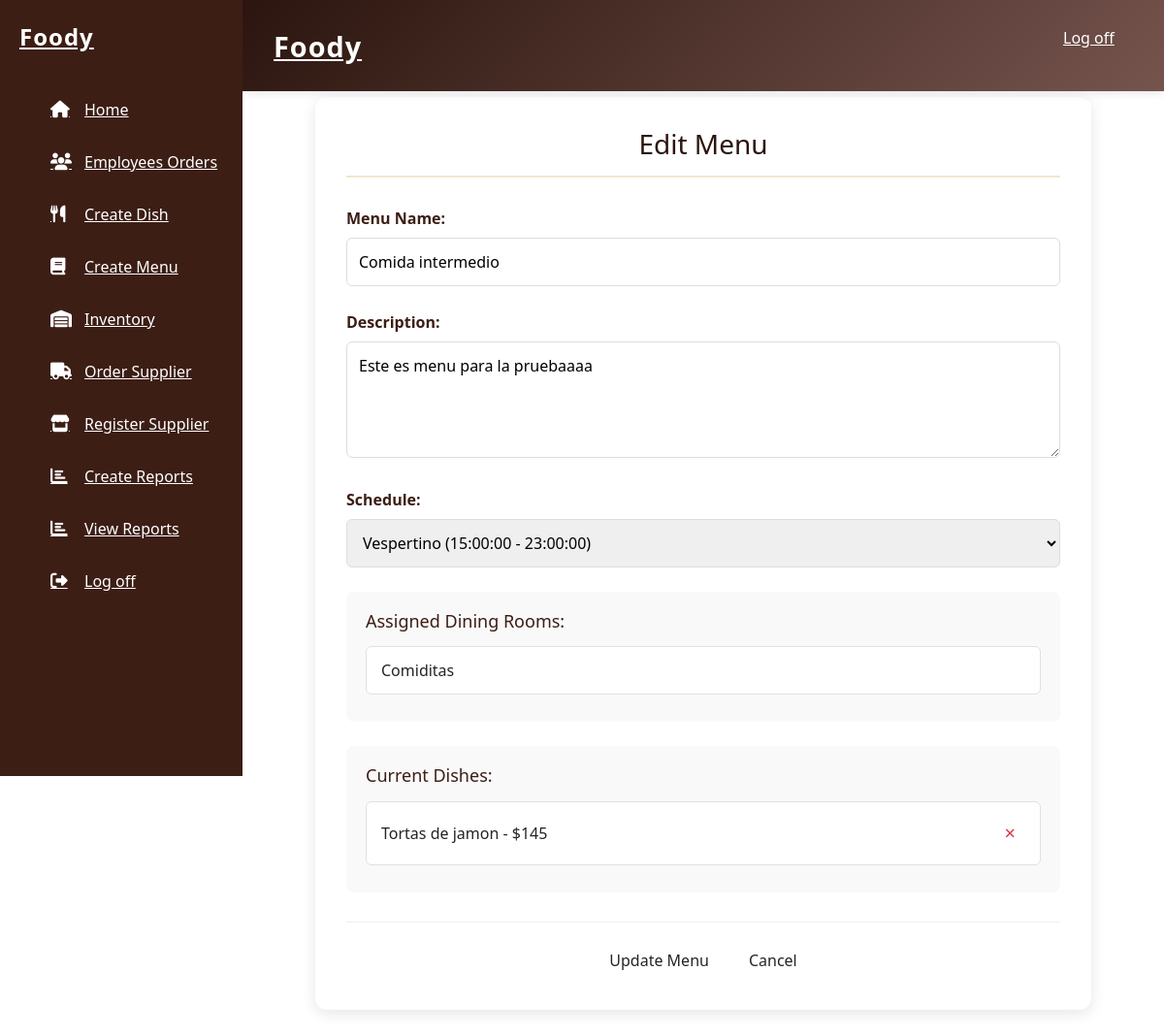
Page /DiningRoomManager/editMenu.php?code=M002 on the committed database.
### tables this page shows
CREATE TABLE `menu` (
  `code` varchar(5) NOT NULL,
  `name` varchar(30) NOT NULL,
  `description` varchar(60) NOT NULL,
  `menu_type` int NOT NULL,
  PRIMARY KEY (`code`),
  KEY `menu_type` (`menu_type`),
  CONSTRAINT `menu_type` FOREIGN KEY (`menu_type`) REFERENCES `menu_type` (`num`)
);

CREATE TABLE `menu_type` (
  `num` int NOT NULL AUTO_INCREMENT,
  `description` varchar(10) NOT NULL,
  `start_time` time NOT NULL,
  `end_time` time NOT NULL,
  PRIMARY KEY (`num`)
);

CREATE TABLE `diningRoom` (
  `num` int NOT NULL AUTO_INCREMENT,
  `name` varchar(30) NOT NULL,
  `ubication` varchar(30) NOT NULL,
  `factory` varchar(8) NOT NULL,
  PRIMARY KEY (`num`),
  KEY `factory` (`factory`),
  CONSTRAINT `diningRoom_ibfk_1` FOREIGN KEY (`factory`) REFERENCES `factory` (`code`)
);

CREATE TABLE `dish` (
  `code` varchar(5) NOT NULL,
  `name` varchar(50) NOT NULL,
  `description` varchar(150) DEFAULT NULL,
  `price` float NOT NULL,
  `discountPercentage` float NOT NULL,
  `category` varchar(5) NOT NULL,
  `menu` varchar(5) DEFAULT NULL,
  PRIMARY KEY (`code`),
  KEY `category` (`category`),
  KEY `menu` (`menu`),
  CONSTRAINT `dish_ibfk_1` FOREIGN KEY (`category`) REFERENCES `category` (`code`),
  CONSTRAINT `dish_ibfk_2` FOREIGN KEY (`menu`) REFERENCES `menu` (`code`)
);

### DiningRoomManager/editMenu.php (the view, shortened to what this page needs)
<?php
global $conn;
$menuCode = isset($_GET['code']) ? trim($_GET['code']) : '';
$menuQuery = "SELECT m.*, mt.description as type_description, mt.start_time, mt.end_time
              FROM menu m
              JOIN menu_type mt ON m.menu_type = mt.num
              WHERE m.code = ?";
$stmt = $conn->prepare($menuQuery);
$stmt->bind_param("s", $menuCode);
$stmt->execute();
$menuResult = $stmt->get_result();
$menuData = $menuResult->fetch_assoc();
$menuTypesQuery = "SELECT * FROM menu_type ORDER BY start_time";
$menuTypes = $conn->query($menuTypesQuery);
$diningRoomsQuery = "SELECT dr.*
                     FROM diningRoom dr
                     JOIN dining_menu dm ON dr.num = dm.diningRoom
                     WHERE dm.menu = ?";
$stmt = $conn->prepare($diningRoomsQuery);
$stmt->bind_param("s", $menuCode);
$stmt->execute();
$currentDiningRooms = $stmt->get_result();
$dishesQuery = "SELECT * FROM dish WHERE menu = ? ORDER BY name";
$stmt = $conn->prepare($dishesQuery);
$stmt->bind_param("s", $menuCode);
$stmt->execute();
$currentDishes = $stmt->get_result();
?>
<!DOCTYPE html>
<html lang="en">
<head>
    <link rel="stylesheet" href="/css/DiningRoMCSS/editMenu.css">
    <link rel="stylesheet" href="../css/static/css/bootstrap.min.css">
</head>
<body>
<header>
        <div class="menu">
            <a href="homeDiningRoom.php" class="logo">Foody</a>
            <nav class="navbar">
                <ul>
                    <li><a href="../index.php">Log off</a></li>
                </ul>
            </nav>
        </div>
    </header>
    <aside class="sidebar">
        <a href="homeDiningRoom.php" class="logo">Foody</a>
        <nav class="sidebar-nav">
            <ul>
            <li><a href="homeDiningRoom.php"><i class="fas fa-home"></i>Home</a></li>
            <li><a href="viewOrderEmplo.php"><i class="fas fa-users"></i>Employees Orders</a></li>
                <li><a href="createDish.php"><i class="fas fa-utensils"></i>Create Dish</a></li>
                <li><a href="createmenu.php"><i class="fas fa-book"></i>Create Menu</a></li>
                <li><a href="inventoryIngredients.php"><i class="fas fa-warehouse"></i>Inventory</a></li>
                <li><a href="orderSupplier.php"><i class="fas fa-truck"></i>Order Supplier</a></li>
                <li><a href="createSupplier.php"><i class="fas fa-store"></i>Register Supplier</a></li>
                <li><a href="createReport.php"><i class="fas fa-chart-bar"></i>Create Reports</a></li>
                <li><a href="reports.php"><i class="fas fa-chart-bar"></i>View Reports</a></li>
                <li><a href="../index.php"><i class="fas fa-sign-out-alt"></i>Log off</a></li>
            </ul>
        </nav>
    </aside>
    <div class="edit-menu-container">
        <h2>Edit Menu</h2>
        <form method="POST">
            <div class="form-group">
                <label for="menu_name">Menu Name:</label>
                <input type="text" id="menu_name" name="menu_name" required maxlength="30"
                       value="<?php echo htmlspecialchars($menuData['name']); ?>">
            </div>
            <div class="form-group">
                <label for="description">Description:</label>
                <textarea id="description" name="description" required maxlength="60"><?php echo htmlspecialchars($menuData['description']); ?></textarea>
            </div>
            <div class="form-group">
                <label for="menu_type">Schedule:</label>
                <select id="menu_type" name="menu_type" required>
                    <?php while ($type = $menuTypes->fetch_assoc()): ?>
                        <option value="<?php echo $type['num']; ?>"
                                <?php echo ($type['num'] == $menuData['menu_type']) ? 'selected' : ''; ?>>
                            <?php echo htmlspecialchars($type['description']); ?>
                            (<?php echo htmlspecialchars($type['start_time']); ?> -
                        </option>
                    <?php endwhile; ?>
                </select>
            </div>
            <div class="dining-rooms-display">
                <h3>Assigned Dining Rooms:</h3>
                <?php while ($diningRoom = $currentDiningRooms->fetch_assoc()): ?>
                    <div class="dining-room-item">
                        <?php echo htmlspecialchars($diningRoom['name']); ?>
                    </div>
                <?php endwhile; ?>
            </div>
            <div class="current-dishes">
                <h3>Current Dishes:</h3>
                <?php while ($dish = $currentDishes->fetch_assoc()): ?>
                    <div class="dish-item" data-dish-code="<?php echo htmlspecialchars($dish['code']); ?>">
                        <span><?php echo htmlspecialchars($dish['name']); ?> - $<?php echo htmlspecialchars($dish['price']); ?></span>
                        <span class="remove-dish" title="Remove dish">×</span>
                    </div>
                <?php endwhile; ?>
            </div>
            <div class="buttons">
                <button type="submit" name="update_menu" class="btn btn-update">Update Menu</button>
                <a href="viewMenu.php" class="btn btn-cancel">Cancel</a>
            </div>
        </form>
    </div>
</body>
</html>

### css/DiningRoMCSS/editMenu.css (style rules this page uses)
* { margin: 0; padding: 0; box-sizing: border-box; text-decoration: none; list-style: none; }
body { font-family: 'Arial', sans-serif; line-height: 1.6; background-color: #f4e4cd; min-height: 100vh; padding-left: 250px; }
header { background: linear-gradient(135deg, #2b150e 0%, #76544e 100%); padding: 1.2rem 0; box-shadow: 0 2px 10px rgba(0, 0, 0, 0.1); position: fixed; top: 0; right: 0; width: calc(100% - 250px); z-index: 100; }
.menu { display: flex; justify-content: space-between; align-items: center; padding: 0 2rem; }
.logo { color: #fff; font-size: 1.8rem; font-weight: bold; letter-spacing: 1px; transition: transform 0.3s ease; }
.navbar ul { display: flex; gap: 1.5rem; }
.navbar a { color: #fff; padding: 0.8rem 1.2rem; border-radius: 6px; transition: all 0.3s ease; }
.sidebar { width: 250px; position: fixed; top: 0; left: 0; height: 100vh; background-color: #3c1e15; padding-top: 20px; z-index: 1000; transition: transform 0.3s ease; }
.sidebar .logo { color: white; font-size: 24px; padding: 0 20px; margin-bottom: 30px; display: block; }
.sidebar-nav ul li a { padding: 15px 20px; color: #fff; display: flex; align-items: center; transition: all 0.3s ease; }
.sidebar-nav .fas { width: 25px; margin-right: 10px; font-size: 1.1em; }
.edit-menu-container { background-color: #fff; padding: 2rem; max-width: 800px; margin: 100px auto 40px; border-radius: 12px; box-shadow: 0 4px 15px rgba(0, 0, 0, 0.1); }
.edit-menu-container h2 { color: #2b150e; font-size: 28px; margin-bottom: 30px; text-align: center; padding-bottom: 15px; border-bottom: 2px solid #f4e4cd; }
.form-group { margin-bottom: 25px; }
label { display: block; font-size: 16px; font-weight: 600; margin-bottom: 8px; color: #3c1e15; }
input[type="text"], textarea, select { width: 100%; padding: 12px; border: 1px solid #ddd; border-radius: 6px; font-size: 16px; transition: all 0.3s ease; }
textarea { height: 120px; resize: vertical; }
.dining-rooms-display { background-color: #f9f9f9; padding: 20px; border-radius: 8px; margin: 25px 0; }
.dining-rooms-display h3 { color: #3c1e15; margin-bottom: 15px; font-size: 18px; }
.dining-room-item { background-color: #fff; padding: 12px 15px; border: 1px solid #e0e0e0; margin: 8px 0; border-radius: 6px; transition: transform 0.2s ease; }
.current-dishes { background-color: #f9f9f9; padding: 20px; border-radius: 8px; margin: 25px 0; }
.current-dishes h3 { color: #3c1e15; margin-bottom: 15px; font-size: 18px; }
.dish-item { display: flex; justify-content: space-between; align-items: center; background-color: #fff; padding: 12px 15px; margin: 8px 0; border-radius: 6px; border: 1px solid #e0e0e0; transition: all 0.3s ease; }
.remove-dish { color: #dc3545; font-size: 20px; cursor: pointer; padding: 5px 10px; border-radius: 4px; transition: all 0.3s ease; }
.buttons { display: flex; justify-content: center; gap: 15px; margin-top: 30px; padding-top: 20px; border-top: 1px solid #eee; }
.btn { padding: 12px 25px; border: none; border-radius: 6px; cursor: pointer; font-size: 16px; font-weight: 500; transition: all 0.3s ease; }
.btn-update { background-color: #3c1e15; color: white; }
.btn-cancel { background-color: #dc3545; color: white; }

### rows in the picture
menu: menu_name "Comida intermedio", description "Este es menu para la pruebaaaa", menu_type "Vespertino (15:00:00 - 23:00:00)"
diningroom: name "Comiditas"
dish: name "Tortas de jamon", price "145"
